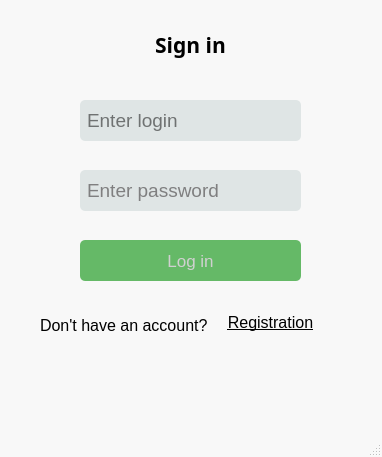
<?xml version="1.0" encoding="UTF-8"?>
<ui version="4.0">
 <class>MainWindow</class>
 <widget class="QMainWindow" name="MainWindow">
  <property name="geometry">
   <rect>
    <x>0</x>
    <y>0</y>
    <width>382</width>
    <height>457</height>
   </rect>
  </property>
  <property name="windowTitle">
   <string>MainWindow</string>
  </property>
  <property name="styleSheet">
   <string notr="true">QMainWindow {
	background-color: rgb(248, 248, 248);
}</string>
  </property>
  <widget class="QWidget" name="centralwidget">
   <widget class="QLineEdit" name="loginEdit">
    <property name="geometry">
     <rect>
      <x>80</x>
      <y>100</y>
      <width>221</width>
      <height>41</height>
     </rect>
    </property>
    <property name="palette">
     <palette>
      <active>
       <colorrole role="Button">
        <brush brushstyle="SolidPattern">
         <color alpha="255">
          <red>223</red>
          <green>229</green>
          <blue>229</blue>
         </color>
        </brush>
       </colorrole>
       <colorrole role="Text">
        <brush brushstyle="SolidPattern">
         <color alpha="255">
          <red>0</red>
          <green>0</green>
          <blue>0</blue>
         </color>
        </brush>
       </colorrole>
       <colorrole role="Base">
        <brush brushstyle="SolidPattern">
         <color alpha="255">
          <red>223</red>
          <green>229</green>
          <blue>229</blue>
         </color>
        </brush>
       </colorrole>
       <colorrole role="Window">
        <brush brushstyle="SolidPattern">
         <color alpha="255">
          <red>223</red>
          <green>229</green>
          <blue>229</blue>
         </color>
        </brush>
       </colorrole>
      </active>
      <inactive>
       <colorrole role="Button">
        <brush brushstyle="SolidPattern">
         <color alpha="255">
          <red>223</red>
          <green>229</green>
          <blue>229</blue>
         </color>
        </brush>
       </colorrole>
       <colorrole role="Text">
        <brush brushstyle="SolidPattern">
         <color alpha="255">
          <red>208</red>
          <green>208</green>
          <blue>208</blue>
         </color>
        </brush>
       </colorrole>
       <colorrole role="Base">
        <brush brushstyle="SolidPattern">
         <color alpha="255">
          <red>223</red>
          <green>229</green>
          <blue>229</blue>
         </color>
        </brush>
       </colorrole>
       <colorrole role="Window">
        <brush brushstyle="SolidPattern">
         <color alpha="255">
          <red>223</red>
          <green>229</green>
          <blue>229</blue>
         </color>
        </brush>
       </colorrole>
      </inactive>
      <disabled>
       <colorrole role="Button">
        <brush brushstyle="SolidPattern">
         <color alpha="255">
          <red>223</red>
          <green>229</green>
          <blue>229</blue>
         </color>
        </brush>
       </colorrole>
       <colorrole role="Text">
        <brush brushstyle="SolidPattern">
         <color alpha="96">
          <red>164</red>
          <green>166</green>
          <blue>168</blue>
         </color>
        </brush>
       </colorrole>
       <colorrole role="Base">
        <brush brushstyle="SolidPattern">
         <color alpha="255">
          <red>223</red>
          <green>229</green>
          <blue>229</blue>
         </color>
        </brush>
       </colorrole>
       <colorrole role="Window">
        <brush brushstyle="SolidPattern">
         <color alpha="255">
          <red>223</red>
          <green>229</green>
          <blue>229</blue>
         </color>
        </brush>
       </colorrole>
      </disabled>
     </palette>
    </property>
    <property name="font">
     <font>
      <family>Arial</family>
      <pointsize>14</pointsize>
      <stylestrategy>PreferDefault</stylestrategy>
     </font>
    </property>
    <property name="styleSheet">
     <string notr="true">QLineEdit {
	padding: 5px;
	border-style: None;
	border-radius: 5px;
	background-color: #dfe5e5
}
QLineEdit:active{
	box-shadow: 1px
}</string>
    </property>
    <property name="placeholderText">
     <string>Enter login</string>
    </property>
   </widget>
   <widget class="QLineEdit" name="passwordEdit">
    <property name="geometry">
     <rect>
      <x>80</x>
      <y>170</y>
      <width>221</width>
      <height>41</height>
     </rect>
    </property>
    <property name="palette">
     <palette>
      <active>
       <colorrole role="WindowText">
        <brush brushstyle="SolidPattern">
         <color alpha="255">
          <red>0</red>
          <green>0</green>
          <blue>0</blue>
         </color>
        </brush>
       </colorrole>
       <colorrole role="Button">
        <brush brushstyle="SolidPattern">
         <color alpha="255">
          <red>223</red>
          <green>229</green>
          <blue>229</blue>
         </color>
        </brush>
       </colorrole>
       <colorrole role="Light">
        <brush brushstyle="SolidPattern">
         <color alpha="255">
          <red>255</red>
          <green>255</green>
          <blue>255</blue>
         </color>
        </brush>
       </colorrole>
       <colorrole role="Midlight">
        <brush brushstyle="SolidPattern">
         <color alpha="255">
          <red>227</red>
          <green>227</green>
          <blue>227</blue>
         </color>
        </brush>
       </colorrole>
       <colorrole role="Dark">
        <brush brushstyle="SolidPattern">
         <color alpha="255">
          <red>160</red>
          <green>160</green>
          <blue>160</blue>
         </color>
        </brush>
       </colorrole>
       <colorrole role="Mid">
        <brush brushstyle="SolidPattern">
         <color alpha="255">
          <red>160</red>
          <green>160</green>
          <blue>160</blue>
         </color>
        </brush>
       </colorrole>
       <colorrole role="Text">
        <brush brushstyle="SolidPattern">
         <color alpha="255">
          <red>0</red>
          <green>0</green>
          <blue>0</blue>
         </color>
        </brush>
       </colorrole>
       <colorrole role="BrightText">
        <brush brushstyle="SolidPattern">
         <color alpha="255">
          <red>255</red>
          <green>255</green>
          <blue>255</blue>
         </color>
        </brush>
       </colorrole>
       <colorrole role="ButtonText">
        <brush brushstyle="SolidPattern">
         <color alpha="255">
          <red>0</red>
          <green>0</green>
          <blue>0</blue>
         </color>
        </brush>
       </colorrole>
       <colorrole role="Base">
        <brush brushstyle="SolidPattern">
         <color alpha="255">
          <red>223</red>
          <green>229</green>
          <blue>229</blue>
         </color>
        </brush>
       </colorrole>
       <colorrole role="Window">
        <brush brushstyle="SolidPattern">
         <color alpha="255">
          <red>223</red>
          <green>229</green>
          <blue>229</blue>
         </color>
        </brush>
       </colorrole>
       <colorrole role="Shadow">
        <brush brushstyle="SolidPattern">
         <color alpha="255">
          <red>105</red>
          <green>105</green>
          <blue>105</blue>
         </color>
        </brush>
       </colorrole>
       <colorrole role="Highlight">
        <brush brushstyle="SolidPattern">
         <color alpha="255">
          <red>0</red>
          <green>120</green>
          <blue>215</blue>
         </color>
        </brush>
       </colorrole>
       <colorrole role="HighlightedText">
        <brush brushstyle="SolidPattern">
         <color alpha="255">
          <red>255</red>
          <green>255</green>
          <blue>255</blue>
         </color>
        </brush>
       </colorrole>
       <colorrole role="Link">
        <brush brushstyle="SolidPattern">
         <color alpha="255">
          <red>0</red>
          <green>0</green>
          <blue>255</blue>
         </color>
        </brush>
       </colorrole>
       <colorrole role="LinkVisited">
        <brush brushstyle="SolidPattern">
         <color alpha="255">
          <red>255</red>
          <green>0</green>
          <blue>255</blue>
         </color>
        </brush>
       </colorrole>
       <colorrole role="AlternateBase">
        <brush brushstyle="SolidPattern">
         <color alpha="255">
          <red>245</red>
          <green>245</green>
          <blue>245</blue>
         </color>
        </brush>
       </colorrole>
       <colorrole role="NoRole">
        <brush brushstyle="SolidPattern">
         <color alpha="255">
          <red>0</red>
          <green>0</green>
          <blue>0</blue>
         </color>
        </brush>
       </colorrole>
       <colorrole role="ToolTipBase">
        <brush brushstyle="SolidPattern">
         <color alpha="255">
          <red>255</red>
          <green>255</green>
          <blue>220</blue>
         </color>
        </brush>
       </colorrole>
       <colorrole role="ToolTipText">
        <brush brushstyle="SolidPattern">
         <color alpha="255">
          <red>0</red>
          <green>0</green>
          <blue>0</blue>
         </color>
        </brush>
       </colorrole>
       <colorrole role="PlaceholderText">
        <brush brushstyle="SolidPattern">
         <color alpha="128">
          <red>0</red>
          <green>0</green>
          <blue>0</blue>
         </color>
        </brush>
       </colorrole>
      </active>
      <inactive>
       <colorrole role="WindowText">
        <brush brushstyle="SolidPattern">
         <color alpha="255">
          <red>208</red>
          <green>208</green>
          <blue>208</blue>
         </color>
        </brush>
       </colorrole>
       <colorrole role="Button">
        <brush brushstyle="SolidPattern">
         <color alpha="255">
          <red>223</red>
          <green>229</green>
          <blue>229</blue>
         </color>
        </brush>
       </colorrole>
       <colorrole role="Light">
        <brush brushstyle="SolidPattern">
         <color alpha="255">
          <red>255</red>
          <green>255</green>
          <blue>255</blue>
         </color>
        </brush>
       </colorrole>
       <colorrole role="Midlight">
        <brush brushstyle="SolidPattern">
         <color alpha="255">
          <red>227</red>
          <green>227</green>
          <blue>227</blue>
         </color>
        </brush>
       </colorrole>
       <colorrole role="Dark">
        <brush brushstyle="SolidPattern">
         <color alpha="255">
          <red>64</red>
          <green>65</green>
          <blue>66</blue>
         </color>
        </brush>
       </colorrole>
       <colorrole role="Mid">
        <brush brushstyle="SolidPattern">
         <color alpha="255">
          <red>160</red>
          <green>160</green>
          <blue>160</blue>
         </color>
        </brush>
       </colorrole>
       <colorrole role="Text">
        <brush brushstyle="SolidPattern">
         <color alpha="255">
          <red>208</red>
          <green>208</green>
          <blue>208</blue>
         </color>
        </brush>
       </colorrole>
       <colorrole role="BrightText">
        <brush brushstyle="SolidPattern">
         <color alpha="255">
          <red>255</red>
          <green>51</green>
          <blue>51</blue>
         </color>
        </brush>
       </colorrole>
       <colorrole role="ButtonText">
        <brush brushstyle="SolidPattern">
         <color alpha="255">
          <red>208</red>
          <green>208</green>
          <blue>208</blue>
         </color>
        </brush>
       </colorrole>
       <colorrole role="Base">
        <brush brushstyle="SolidPattern">
         <color alpha="255">
          <red>223</red>
          <green>229</green>
          <blue>229</blue>
         </color>
        </brush>
       </colorrole>
       <colorrole role="Window">
        <brush brushstyle="SolidPattern">
         <color alpha="255">
          <red>223</red>
          <green>229</green>
          <blue>229</blue>
         </color>
        </brush>
       </colorrole>
       <colorrole role="Shadow">
        <brush brushstyle="SolidPattern">
         <color alpha="255">
          <red>105</red>
          <green>105</green>
          <blue>105</blue>
         </color>
        </brush>
       </colorrole>
       <colorrole role="Highlight">
        <brush brushstyle="SolidPattern">
         <color alpha="255">
          <red>29</red>
          <green>84</green>
          <blue>92</blue>
         </color>
        </brush>
       </colorrole>
       <colorrole role="HighlightedText">
        <brush brushstyle="SolidPattern">
         <color alpha="255">
          <red>240</red>
          <green>240</green>
          <blue>240</blue>
         </color>
        </brush>
       </colorrole>
       <colorrole role="Link">
        <brush brushstyle="SolidPattern">
         <color alpha="255">
          <red>0</red>
          <green>122</green>
          <blue>244</blue>
         </color>
        </brush>
       </colorrole>
       <colorrole role="LinkVisited">
        <brush brushstyle="SolidPattern">
         <color alpha="255">
          <red>165</red>
          <green>122</green>
          <blue>255</blue>
         </color>
        </brush>
       </colorrole>
       <colorrole role="AlternateBase">
        <brush brushstyle="SolidPattern">
         <color alpha="255">
          <red>53</red>
          <green>54</green>
          <blue>55</blue>
         </color>
        </brush>
       </colorrole>
       <colorrole role="NoRole">
        <brush brushstyle="NoBrush">
         <color alpha="255">
          <red>0</red>
          <green>0</green>
          <blue>0</blue>
         </color>
        </brush>
       </colorrole>
       <colorrole role="ToolTipBase">
        <brush brushstyle="SolidPattern">
         <color alpha="255">
          <red>64</red>
          <green>65</green>
          <blue>66</blue>
         </color>
        </brush>
       </colorrole>
       <colorrole role="ToolTipText">
        <brush brushstyle="SolidPattern">
         <color alpha="255">
          <red>208</red>
          <green>208</green>
          <blue>208</blue>
         </color>
        </brush>
       </colorrole>
       <colorrole role="PlaceholderText">
        <brush brushstyle="SolidPattern">
         <color alpha="255">
          <red>127</red>
          <green>127</green>
          <blue>128</blue>
         </color>
        </brush>
       </colorrole>
      </inactive>
      <disabled>
       <colorrole role="WindowText">
        <brush brushstyle="SolidPattern">
         <color alpha="255">
          <red>120</red>
          <green>120</green>
          <blue>120</blue>
         </color>
        </brush>
       </colorrole>
       <colorrole role="Button">
        <brush brushstyle="SolidPattern">
         <color alpha="255">
          <red>223</red>
          <green>229</green>
          <blue>229</blue>
         </color>
        </brush>
       </colorrole>
       <colorrole role="Light">
        <brush brushstyle="SolidPattern">
         <color alpha="255">
          <red>255</red>
          <green>255</green>
          <blue>255</blue>
         </color>
        </brush>
       </colorrole>
       <colorrole role="Midlight">
        <brush brushstyle="SolidPattern">
         <color alpha="255">
          <red>247</red>
          <green>247</green>
          <blue>247</blue>
         </color>
        </brush>
       </colorrole>
       <colorrole role="Dark">
        <brush brushstyle="SolidPattern">
         <color alpha="255">
          <red>160</red>
          <green>160</green>
          <blue>160</blue>
         </color>
        </brush>
       </colorrole>
       <colorrole role="Mid">
        <brush brushstyle="SolidPattern">
         <color alpha="255">
          <red>160</red>
          <green>160</green>
          <blue>160</blue>
         </color>
        </brush>
       </colorrole>
       <colorrole role="Text">
        <brush brushstyle="SolidPattern">
         <color alpha="96">
          <red>164</red>
          <green>166</green>
          <blue>168</blue>
         </color>
        </brush>
       </colorrole>
       <colorrole role="BrightText">
        <brush brushstyle="SolidPattern">
         <color alpha="255">
          <red>255</red>
          <green>255</green>
          <blue>255</blue>
         </color>
        </brush>
       </colorrole>
       <colorrole role="ButtonText">
        <brush brushstyle="SolidPattern">
         <color alpha="255">
          <red>120</red>
          <green>120</green>
          <blue>120</blue>
         </color>
        </brush>
       </colorrole>
       <colorrole role="Base">
        <brush brushstyle="SolidPattern">
         <color alpha="255">
          <red>223</red>
          <green>229</green>
          <blue>229</blue>
         </color>
        </brush>
       </colorrole>
       <colorrole role="Window">
        <brush brushstyle="SolidPattern">
         <color alpha="255">
          <red>223</red>
          <green>229</green>
          <blue>229</blue>
         </color>
        </brush>
       </colorrole>
       <colorrole role="Shadow">
        <brush brushstyle="SolidPattern">
         <color alpha="255">
          <red>0</red>
          <green>0</green>
          <blue>0</blue>
         </color>
        </brush>
       </colorrole>
       <colorrole role="Highlight">
        <brush brushstyle="SolidPattern">
         <color alpha="255">
          <red>29</red>
          <green>84</green>
          <blue>92</blue>
         </color>
        </brush>
       </colorrole>
       <colorrole role="HighlightedText">
        <brush brushstyle="SolidPattern">
         <color alpha="255">
          <red>240</red>
          <green>240</green>
          <blue>240</blue>
         </color>
        </brush>
       </colorrole>
       <colorrole role="Link">
        <brush brushstyle="SolidPattern">
         <color alpha="255">
          <red>0</red>
          <green>122</green>
          <blue>244</blue>
         </color>
        </brush>
       </colorrole>
       <colorrole role="LinkVisited">
        <brush brushstyle="SolidPattern">
         <color alpha="255">
          <red>165</red>
          <green>122</green>
          <blue>255</blue>
         </color>
        </brush>
       </colorrole>
       <colorrole role="AlternateBase">
        <brush brushstyle="SolidPattern">
         <color alpha="255">
          <red>53</red>
          <green>54</green>
          <blue>55</blue>
         </color>
        </brush>
       </colorrole>
       <colorrole role="NoRole">
        <brush brushstyle="NoBrush">
         <color alpha="255">
          <red>0</red>
          <green>0</green>
          <blue>0</blue>
         </color>
        </brush>
       </colorrole>
       <colorrole role="ToolTipBase">
        <brush brushstyle="SolidPattern">
         <color alpha="255">
          <red>64</red>
          <green>65</green>
          <blue>66</blue>
         </color>
        </brush>
       </colorrole>
       <colorrole role="ToolTipText">
        <brush brushstyle="SolidPattern">
         <color alpha="255">
          <red>208</red>
          <green>208</green>
          <blue>208</blue>
         </color>
        </brush>
       </colorrole>
       <colorrole role="PlaceholderText">
        <brush brushstyle="SolidPattern">
         <color alpha="255">
          <red>127</red>
          <green>127</green>
          <blue>128</blue>
         </color>
        </brush>
       </colorrole>
      </disabled>
     </palette>
    </property>
    <property name="font">
     <font>
      <family>Arial</family>
      <pointsize>14</pointsize>
     </font>
    </property>
    <property name="styleSheet">
     <string notr="true">QLineEdit {
	padding: 5px;
	border-style: None;
	border-radius: 5px;
	background-color: #dfe5e5
}</string>
    </property>
    <property name="placeholderText">
     <string>Enter password</string>
    </property>
   </widget>
   <widget class="QPushButton" name="AuthButton">
    <property name="geometry">
     <rect>
      <x>80</x>
      <y>240</y>
      <width>221</width>
      <height>41</height>
     </rect>
    </property>
    <property name="palette">
     <palette>
      <active>
       <colorrole role="WindowText">
        <brush brushstyle="SolidPattern">
         <color alpha="255">
          <red>0</red>
          <green>0</green>
          <blue>0</blue>
         </color>
        </brush>
       </colorrole>
       <colorrole role="Button">
        <brush brushstyle="SolidPattern">
         <color alpha="255">
          <red>101</red>
          <green>185</green>
          <blue>103</blue>
         </color>
        </brush>
       </colorrole>
       <colorrole role="Light">
        <brush brushstyle="SolidPattern">
         <color alpha="255">
          <red>255</red>
          <green>255</green>
          <blue>255</blue>
         </color>
        </brush>
       </colorrole>
       <colorrole role="Midlight">
        <brush brushstyle="SolidPattern">
         <color alpha="255">
          <red>227</red>
          <green>227</green>
          <blue>227</blue>
         </color>
        </brush>
       </colorrole>
       <colorrole role="Dark">
        <brush brushstyle="SolidPattern">
         <color alpha="255">
          <red>160</red>
          <green>160</green>
          <blue>160</blue>
         </color>
        </brush>
       </colorrole>
       <colorrole role="Mid">
        <brush brushstyle="SolidPattern">
         <color alpha="255">
          <red>160</red>
          <green>160</green>
          <blue>160</blue>
         </color>
        </brush>
       </colorrole>
       <colorrole role="Text">
        <brush brushstyle="SolidPattern">
         <color alpha="255">
          <red>0</red>
          <green>0</green>
          <blue>0</blue>
         </color>
        </brush>
       </colorrole>
       <colorrole role="BrightText">
        <brush brushstyle="SolidPattern">
         <color alpha="255">
          <red>255</red>
          <green>255</green>
          <blue>255</blue>
         </color>
        </brush>
       </colorrole>
       <colorrole role="ButtonText">
        <brush brushstyle="SolidPattern">
         <color alpha="255">
          <red>255</red>
          <green>255</green>
          <blue>255</blue>
         </color>
        </brush>
       </colorrole>
       <colorrole role="Base">
        <brush brushstyle="SolidPattern">
         <color alpha="255">
          <red>101</red>
          <green>185</green>
          <blue>103</blue>
         </color>
        </brush>
       </colorrole>
       <colorrole role="Window">
        <brush brushstyle="SolidPattern">
         <color alpha="255">
          <red>101</red>
          <green>185</green>
          <blue>103</blue>
         </color>
        </brush>
       </colorrole>
       <colorrole role="Shadow">
        <brush brushstyle="SolidPattern">
         <color alpha="255">
          <red>105</red>
          <green>105</green>
          <blue>105</blue>
         </color>
        </brush>
       </colorrole>
       <colorrole role="Highlight">
        <brush brushstyle="SolidPattern">
         <color alpha="255">
          <red>0</red>
          <green>120</green>
          <blue>215</blue>
         </color>
        </brush>
       </colorrole>
       <colorrole role="HighlightedText">
        <brush brushstyle="SolidPattern">
         <color alpha="255">
          <red>255</red>
          <green>255</green>
          <blue>255</blue>
         </color>
        </brush>
       </colorrole>
       <colorrole role="Link">
        <brush brushstyle="SolidPattern">
         <color alpha="255">
          <red>0</red>
          <green>0</green>
          <blue>255</blue>
         </color>
        </brush>
       </colorrole>
       <colorrole role="LinkVisited">
        <brush brushstyle="SolidPattern">
         <color alpha="255">
          <red>255</red>
          <green>0</green>
          <blue>255</blue>
         </color>
        </brush>
       </colorrole>
       <colorrole role="AlternateBase">
        <brush brushstyle="SolidPattern">
         <color alpha="255">
          <red>245</red>
          <green>245</green>
          <blue>245</blue>
         </color>
        </brush>
       </colorrole>
       <colorrole role="NoRole">
        <brush brushstyle="SolidPattern">
         <color alpha="255">
          <red>0</red>
          <green>0</green>
          <blue>0</blue>
         </color>
        </brush>
       </colorrole>
       <colorrole role="ToolTipBase">
        <brush brushstyle="SolidPattern">
         <color alpha="255">
          <red>255</red>
          <green>255</green>
          <blue>220</blue>
         </color>
        </brush>
       </colorrole>
       <colorrole role="ToolTipText">
        <brush brushstyle="SolidPattern">
         <color alpha="255">
          <red>0</red>
          <green>0</green>
          <blue>0</blue>
         </color>
        </brush>
       </colorrole>
       <colorrole role="PlaceholderText">
        <brush brushstyle="SolidPattern">
         <color alpha="128">
          <red>0</red>
          <green>0</green>
          <blue>0</blue>
         </color>
        </brush>
       </colorrole>
      </active>
      <inactive>
       <colorrole role="WindowText">
        <brush brushstyle="SolidPattern">
         <color alpha="255">
          <red>208</red>
          <green>208</green>
          <blue>208</blue>
         </color>
        </brush>
       </colorrole>
       <colorrole role="Button">
        <brush brushstyle="SolidPattern">
         <color alpha="255">
          <red>101</red>
          <green>185</green>
          <blue>103</blue>
         </color>
        </brush>
       </colorrole>
       <colorrole role="Light">
        <brush brushstyle="SolidPattern">
         <color alpha="255">
          <red>255</red>
          <green>255</green>
          <blue>255</blue>
         </color>
        </brush>
       </colorrole>
       <colorrole role="Midlight">
        <brush brushstyle="SolidPattern">
         <color alpha="255">
          <red>227</red>
          <green>227</green>
          <blue>227</blue>
         </color>
        </brush>
       </colorrole>
       <colorrole role="Dark">
        <brush brushstyle="SolidPattern">
         <color alpha="255">
          <red>64</red>
          <green>65</green>
          <blue>66</blue>
         </color>
        </brush>
       </colorrole>
       <colorrole role="Mid">
        <brush brushstyle="SolidPattern">
         <color alpha="255">
          <red>160</red>
          <green>160</green>
          <blue>160</blue>
         </color>
        </brush>
       </colorrole>
       <colorrole role="Text">
        <brush brushstyle="SolidPattern">
         <color alpha="255">
          <red>208</red>
          <green>208</green>
          <blue>208</blue>
         </color>
        </brush>
       </colorrole>
       <colorrole role="BrightText">
        <brush brushstyle="SolidPattern">
         <color alpha="255">
          <red>255</red>
          <green>51</green>
          <blue>51</blue>
         </color>
        </brush>
       </colorrole>
       <colorrole role="ButtonText">
        <brush brushstyle="SolidPattern">
         <color alpha="255">
          <red>208</red>
          <green>208</green>
          <blue>208</blue>
         </color>
        </brush>
       </colorrole>
       <colorrole role="Base">
        <brush brushstyle="SolidPattern">
         <color alpha="255">
          <red>101</red>
          <green>185</green>
          <blue>103</blue>
         </color>
        </brush>
       </colorrole>
       <colorrole role="Window">
        <brush brushstyle="SolidPattern">
         <color alpha="255">
          <red>101</red>
          <green>185</green>
          <blue>103</blue>
         </color>
        </brush>
       </colorrole>
       <colorrole role="Shadow">
        <brush brushstyle="SolidPattern">
         <color alpha="255">
          <red>105</red>
          <green>105</green>
          <blue>105</blue>
         </color>
        </brush>
       </colorrole>
       <colorrole role="Highlight">
        <brush brushstyle="SolidPattern">
         <color alpha="255">
          <red>29</red>
          <green>84</green>
          <blue>92</blue>
         </color>
        </brush>
       </colorrole>
       <colorrole role="HighlightedText">
        <brush brushstyle="SolidPattern">
         <color alpha="255">
          <red>240</red>
          <green>240</green>
          <blue>240</blue>
         </color>
        </brush>
       </colorrole>
       <colorrole role="Link">
        <brush brushstyle="SolidPattern">
         <color alpha="255">
          <red>0</red>
          <green>122</green>
          <blue>244</blue>
         </color>
        </brush>
       </colorrole>
       <colorrole role="LinkVisited">
        <brush brushstyle="SolidPattern">
         <color alpha="255">
          <red>165</red>
          <green>122</green>
          <blue>255</blue>
         </color>
        </brush>
       </colorrole>
       <colorrole role="AlternateBase">
        <brush brushstyle="SolidPattern">
         <color alpha="255">
          <red>53</red>
          <green>54</green>
          <blue>55</blue>
         </color>
        </brush>
       </colorrole>
       <colorrole role="NoRole">
        <brush brushstyle="NoBrush">
         <color alpha="255">
          <red>0</red>
          <green>0</green>
          <blue>0</blue>
         </color>
        </brush>
       </colorrole>
       <colorrole role="ToolTipBase">
        <brush brushstyle="SolidPattern">
         <color alpha="255">
          <red>64</red>
          <green>65</green>
          <blue>66</blue>
         </color>
        </brush>
       </colorrole>
       <colorrole role="ToolTipText">
        <brush brushstyle="SolidPattern">
         <color alpha="255">
          <red>208</red>
          <green>208</green>
          <blue>208</blue>
         </color>
        </brush>
       </colorrole>
       <colorrole role="PlaceholderText">
        <brush brushstyle="SolidPattern">
         <color alpha="255">
          <red>127</red>
          <green>127</green>
          <blue>128</blue>
         </color>
        </brush>
       </colorrole>
      </inactive>
      <disabled>
       <colorrole role="WindowText">
        <brush brushstyle="SolidPattern">
         <color alpha="255">
          <red>120</red>
          <green>120</green>
          <blue>120</blue>
         </color>
        </brush>
       </colorrole>
       <colorrole role="Button">
        <brush brushstyle="SolidPattern">
         <color alpha="255">
          <red>101</red>
          <green>185</green>
          <blue>103</blue>
         </color>
        </brush>
       </colorrole>
       <colorrole role="Light">
        <brush brushstyle="SolidPattern">
         <color alpha="255">
          <red>255</red>
          <green>255</green>
          <blue>255</blue>
         </color>
        </brush>
       </colorrole>
       <colorrole role="Midlight">
        <brush brushstyle="SolidPattern">
         <color alpha="255">
          <red>247</red>
          <green>247</green>
          <blue>247</blue>
         </color>
        </brush>
       </colorrole>
       <colorrole role="Dark">
        <brush brushstyle="SolidPattern">
         <color alpha="255">
          <red>160</red>
          <green>160</green>
          <blue>160</blue>
         </color>
        </brush>
       </colorrole>
       <colorrole role="Mid">
        <brush brushstyle="SolidPattern">
         <color alpha="255">
          <red>160</red>
          <green>160</green>
          <blue>160</blue>
         </color>
        </brush>
       </colorrole>
       <colorrole role="Text">
        <brush brushstyle="SolidPattern">
         <color alpha="96">
          <red>164</red>
          <green>166</green>
          <blue>168</blue>
         </color>
        </brush>
       </colorrole>
       <colorrole role="BrightText">
        <brush brushstyle="SolidPattern">
         <color alpha="255">
          <red>255</red>
          <green>255</green>
          <blue>255</blue>
         </color>
        </brush>
       </colorrole>
       <colorrole role="ButtonText">
        <brush brushstyle="SolidPattern">
         <color alpha="255">
          <red>120</red>
          <green>120</green>
          <blue>120</blue>
         </color>
        </brush>
       </colorrole>
       <colorrole role="Base">
        <brush brushstyle="SolidPattern">
         <color alpha="255">
          <red>101</red>
          <green>185</green>
          <blue>103</blue>
         </color>
        </brush>
       </colorrole>
       <colorrole role="Window">
        <brush brushstyle="SolidPattern">
         <color alpha="255">
          <red>101</red>
          <green>185</green>
          <blue>103</blue>
         </color>
        </brush>
       </colorrole>
       <colorrole role="Shadow">
        <brush brushstyle="SolidPattern">
         <color alpha="255">
          <red>0</red>
          <green>0</green>
          <blue>0</blue>
         </color>
        </brush>
       </colorrole>
       <colorrole role="Highlight">
        <brush brushstyle="SolidPattern">
         <color alpha="255">
          <red>29</red>
          <green>84</green>
          <blue>92</blue>
         </color>
        </brush>
       </colorrole>
       <colorrole role="HighlightedText">
        <brush brushstyle="SolidPattern">
         <color alpha="255">
          <red>240</red>
          <green>240</green>
          <blue>240</blue>
         </color>
        </brush>
       </colorrole>
       <colorrole role="Link">
        <brush brushstyle="SolidPattern">
         <color alpha="255">
          <red>0</red>
          <green>122</green>
          <blue>244</blue>
         </color>
        </brush>
       </colorrole>
       <colorrole role="LinkVisited">
        <brush brushstyle="SolidPattern">
         <color alpha="255">
          <red>165</red>
          <green>122</green>
          <blue>255</blue>
         </color>
        </brush>
       </colorrole>
       <colorrole role="AlternateBase">
        <brush brushstyle="SolidPattern">
         <color alpha="255">
          <red>53</red>
          <green>54</green>
          <blue>55</blue>
         </color>
        </brush>
       </colorrole>
       <colorrole role="NoRole">
        <brush brushstyle="NoBrush">
         <color alpha="255">
          <red>0</red>
          <green>0</green>
          <blue>0</blue>
         </color>
        </brush>
       </colorrole>
       <colorrole role="ToolTipBase">
        <brush brushstyle="SolidPattern">
         <color alpha="255">
          <red>64</red>
          <green>65</green>
          <blue>66</blue>
         </color>
        </brush>
       </colorrole>
       <colorrole role="ToolTipText">
        <brush brushstyle="SolidPattern">
         <color alpha="255">
          <red>208</red>
          <green>208</green>
          <blue>208</blue>
         </color>
        </brush>
       </colorrole>
       <colorrole role="PlaceholderText">
        <brush brushstyle="SolidPattern">
         <color alpha="255">
          <red>127</red>
          <green>127</green>
          <blue>128</blue>
         </color>
        </brush>
       </colorrole>
      </disabled>
     </palette>
    </property>
    <property name="font">
     <font>
      <family>Arial</family>
      <pointsize>13</pointsize>
      <bold>false</bold>
     </font>
    </property>
    <property name="styleSheet">
     <string notr="true">QPushButton{
	background-color: rgb(101, 185, 103);
	border-style: None;
	border-radius: 5px;
}</string>
    </property>
    <property name="text">
     <string>Log in</string>
    </property>
    <property name="autoDefault">
     <bool>false</bool>
    </property>
    <property name="default">
     <bool>true</bool>
    </property>
    <property name="flat">
     <bool>false</bool>
    </property>
   </widget>
   <widget class="QLabel" name="label">
    <property name="geometry">
     <rect>
      <x>100</x>
      <y>30</y>
      <width>181</width>
      <height>31</height>
     </rect>
    </property>
    <property name="font">
     <font>
      <family>Arial Black</family>
      <pointsize>16</pointsize>
      <bold>true</bold>
     </font>
    </property>
    <property name="text">
     <string>&lt;html&gt;&lt;head/&gt;&lt;body&gt;&lt;p align=&quot;center&quot;&gt;Sign in&lt;/p&gt;&lt;/body&gt;&lt;/html&gt;</string>
    </property>
   </widget>
   <widget class="QLabel" name="label_2">
    <property name="geometry">
     <rect>
      <x>40</x>
      <y>310</y>
      <width>221</width>
      <height>31</height>
     </rect>
    </property>
    <property name="font">
     <font>
      <family>Arial</family>
      <pointsize>12</pointsize>
      <bold>false</bold>
     </font>
    </property>
    <property name="text">
     <string>&lt;html&gt;&lt;head/&gt;&lt;body&gt;&lt;p&gt;Don't have an account?&lt;/p&gt;&lt;/body&gt;&lt;/html&gt;</string>
    </property>
   </widget>
   <widget class="QPushButton" name="registrationButton">
    <property name="geometry">
     <rect>
      <x>220</x>
      <y>310</y>
      <width>101</width>
      <height>24</height>
     </rect>
    </property>
    <property name="font">
     <font>
      <family>Arial</family>
      <pointsize>12</pointsize>
      <underline>true</underline>
     </font>
    </property>
    <property name="styleSheet">
     <string notr="true">QPushButton {
	background-color:rgb(248, 248, 248);
	border-style: None;
	padding-bottom: -1px
}</string>
    </property>
    <property name="text">
     <string>Registration</string>
    </property>
   </widget>
  </widget>
  <widget class="QMenuBar" name="menubar">
   <property name="geometry">
    <rect>
     <x>0</x>
     <y>0</y>
     <width>382</width>
     <height>21</height>
    </rect>
   </property>
  </widget>
  <widget class="QStatusBar" name="statusbar"/>
 </widget>
 <resources/>
 <connections/>
</ui>
